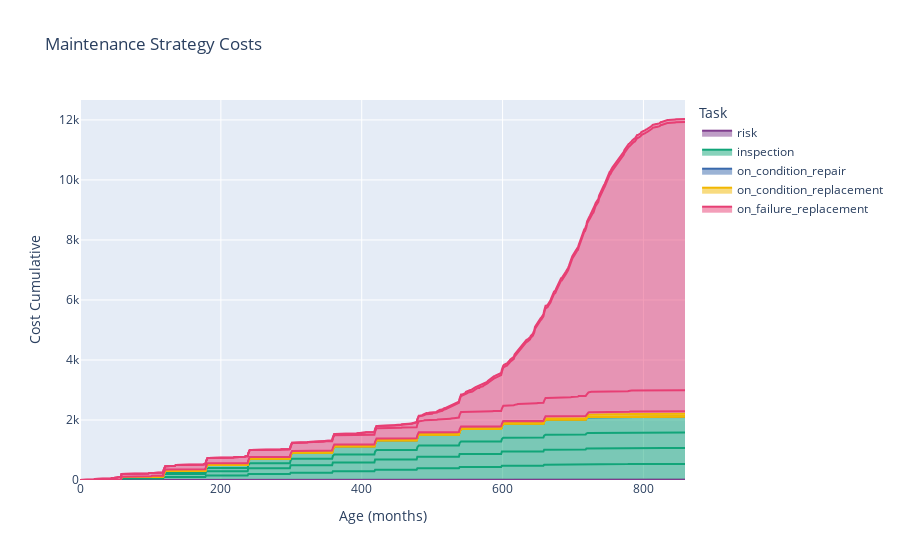

Notebook code for this chart:
### Markdown cell above
## Population Forecast Summary
To understand the real impact of a maintenance strategy it can be useful to understand what this looks like at a population level. This population can either be a sample population (i.e. the iterations that have been simulated out) or an acutal population (i.e. the fleet or cohort of assets that this will applied to). This requires summarising the net impact:

- fm: the failure mode
- ie(%): 

The results realised across the sample population:
- is
- cf
- ff
-prevented

The results projected onto a cohort of real assets:

### Code cell
comp.units = 'months'
comp.mc_timeline(t_end=200*12, n_iterations = 1000)
comp.expected_risk_cost_df()
comp.plot_ms()

### Figure 1 — Plotly figure (JSON) as saved in the notebook; plotly's stock layout.template omitted (floating-point values rounded to 4 significant figures; data arrays with more than 128 entries replaced by an {"elided": "..."} marker saying what was removed)
{"data": [{"hovertemplate": "Task=risk<br>Failure Mode=early_life<br>Age (months)=%{x}<br>Cost Cumulative=%{y}<extra></extra>", "legendgroup": "risk", "line": {"color": "rgb(127, 60, 141)"}, "mode": "lines", "name": "risk", "orientation": "v", "showlegend": true, "stackgroup": "1", "type": "scatter", "x": {"elided": "860 int values"}, "xaxis": "x", "y": {"elided": "860 float values"}, "yaxis": "y"}, {"hovertemplate": "Task=risk<br>Failure Mode=random<br>Age (months)=%{x}<br>Cost Cumulative=%{y}<extra></extra>", "legendgroup": "risk", "line": {"color": "rgb(127, 60, 141)"}, "mode": "lines", "name": "risk", "orientation": "v", "showlegend": false, "stackgroup": "1", "type": "scatter", "x": {"elided": "860 int values"}, "xaxis": "x", "y": {"elided": "860 float values"}, "yaxis": "y"}, {"hovertemplate": "Task=risk<br>Failure Mode=slow_aging<br>Age (months)=%{x}<br>Cost Cumulative=%{y}<extra></extra>", "legendgroup": "risk", "line": {"color": "rgb(127, 60, 141)"}, "mode": "lines", "name": "risk", "orientation": "v", "showlegend": false, "stackgroup": "1", "type": "scatter", "x": {"elided": "860 int values"}, "xaxis": "x", "y": {"elided": "860 float values"}, "yaxis": "y"}, {"hovertemplate": "Task=risk<br>Failure Mode=fast_aging<br>Age (months)=%{x}<br>Cost Cumulative=%{y}<extra></extra>", "legendgroup": "risk", "line": {"color": "rgb(127, 60, 141)"}, "mode": "lines", "name": "risk", "orientation": "v", "showlegend": false, "stackgroup": "1", "type": "scatter", "x": {"elided": "860 int values"}, "xaxis": "x", "y": {"elided": "860 float values"}, "yaxis": "y"}, {"hovertemplate": "Task=inspection<br>Failure Mode=early_life<br>Age (months)=%{x}<br>Cost Cumulative=%{y}<extra></extra>", "legendgroup": "inspection", "line": {"color": "rgb(17, 165, 121)"}, "mode": "lines", "name": "inspection", "orientation": "v", "showlegend": true, "stackgroup": "1", "type": "scatter", "x": {"elided": "860 int values"}, "xaxis": "x", "y": {"elided": "860 float values"}, "yaxis": "y"}, {"hovertemplate": "Task=inspection<br>Failure Mode=random<br>Age (months)=%{x}<br>Cost Cumulative=%{y}<extra></extra>", "legendgroup": "inspection", "line": {"color": "rgb(17, 165, 121)"}, "mode": "lines", "name": "inspection", "orientation": "v", "showlegend": false, "stackgroup": "1", "type": "scatter", "x": {"elided": "860 int values"}, "xaxis": "x", "y": {"elided": "860 float values"}, "yaxis": "y"}, {"hovertemplate": "Task=inspection<br>Failure Mode=slow_aging<br>Age (months)=%{x}<br>Cost Cumulative=%{y}<extra></extra>", "legendgroup": "inspection", "line": {"color": "rgb(17, 165, 121)"}, "mode": "lines", "name": "inspection", "orientation": "v", "showlegend": false, "stackgroup": "1", "type": "scatter", "x": {"elided": "860 int values"}, "xaxis": "x", "y": {"elided": "860 float values"}, "yaxis": "y"}, {"hovertemplate": "Task=inspection<br>Failure Mode=fast_aging<br>Age (months)=%{x}<br>Cost Cumulative=%{y}<extra></extra>", "legendgroup": "inspection", "line": {"color": "rgb(17, 165, 121)"}, "mode": "lines", "name": "inspection", "orientation": "v", "showlegend": false, "stackgroup": "1", "type": "scatter", "x": {"elided": "860 int values"}, "xaxis": "x", "y": {"elided": "860 float values"}, "yaxis": "y"}, {"hovertemplate": "Task=on_condition_repair<br>Failure Mode=slow_aging<br>Age (months)=%{x}<br>Cost Cumulative=%{y}<extra></extra>", "legendgroup": "on_condition_repair", "line": {"color": "rgb(57, 105, 172)"}, "mode": "lines", "name": "on_condition_repair", "orientation": "v", "showlegend": true, "stackgroup": "1", "type": "scatter", "x": {"elided": "860 int values"}, "xaxis": "x", "y": {"elided": "860 float values"}, "yaxis": "y"}, {"hovertemplate": "Task=on_condition_repair<br>Failure Mode=fast_aging<br>Age (months)=%{x}<br>Cost Cumulative=%{y}<extra></extra>", "legendgroup": "on_condition_repair", "line": {"color": "rgb(57, 105, 172)"}, "mode": "lines", "name": "on_condition_repair", "orientation": "v", "showlegend": false, "stackgroup": "1", "type": "scatter", "x": {"elided": "860 int values"}, "xaxis": "x", "y": {"elided": "860 float values"}, "yaxis": "y"}, {"hovertemplate": "Task=on_condition_replacement<br>Failure Mode=early_life<br>Age (months)=%{x}<br>Cost Cumulative=%{y}<extra></extra>", "legendgroup": "on_condition_replacement", "line": {"color": "rgb(242, 183, 1)"}, "mode": "lines", "name": "on_condition_replacement", "orientation": "v", "showlegend": true, "stackgroup": "1", "type": "scatter", "x": {"elided": "860 int values"}, "xaxis": "x", "y": {"elided": "860 int values"}, "yaxis": "y"}, {"hovertemplate": "Task=on_condition_replacement<br>Failure Mode=random<br>Age (months)=%{x}<br>Cost Cumulative=%{y}<extra></extra>", "legendgroup": "on_condition_replacement", "line": {"color": "rgb(242, 183, 1)"}, "mode": "lines", "name": "on_condition_replacement", "orientation": "v", "showlegend": false, "stackgroup": "1", "type": "scatter", "x": {"elided": "860 int values"}, "xaxis": "x", "y": {"elided": "860 int values"}, "yaxis": "y"}, {"hovertemplate": "Task=on_condition_replacement<br>Failure Mode=slow_aging<br>Age (months)=%{x}<br>Cost Cumulative=%{y}<extra></extra>", "legendgroup": "on_condition_replacement", "line": {"color": "rgb(242, 183, 1)"}, "mode": "lines", "name": "on_condition_replacement", "orientation": "v", "showlegend": false, "stackgroup": "1", "type": "scatter", "x": {"elided": "860 int values"}, "xaxis": "x", "y": {"elided": "860 int values"}, "yaxis": "y"}, {"hovertemplate": "Task=on_condition_replacement<br>Failure Mode=fast_aging<br>Age (months)=%{x}<br>Cost Cumulative=%{y}<extra></extra>", "legendgroup": "on_condition_replacement", "line": {"color": "rgb(242, 183, 1)"}, "mode": "lines", "name": "on_condition_replacement", "orientation": "v", "showlegend": false, "stackgroup": "1", "type": "scatter", "x": {"elided": "860 int values"}, "xaxis": "x", "y": {"elided": "860 int values"}, "yaxis": "y"}, {"hovertemplate": "Task=on_failure_replacement<br>Failure Mode=early_life<br>Age (months)=%{x}<br>Cost Cumulative=%{y}<extra></extra>", "legendgroup": "on_failure_replacement", "line": {"color": "rgb(231, 63, 116)"}, "mode": "lines", "name": "on_failure_replacement", "orientation": "v", "showlegend": true, "stackgroup": "1", "type": "scatter", "x": {"elided": "860 int values"}, "xaxis": "x", "y": {"elided": "860 int values"}, "yaxis": "y"}, {"hovertemplate": "Task=on_failure_replacement<br>Failure Mode=random<br>Age (months)=%{x}<br>Cost Cumulative=%{y}<extra></extra>", "legendgroup": "on_failure_replacement", "line": {"color": "rgb(231, 63, 116)"}, "mode": "lines", "name": "on_failure_replacement", "orientation": "v", "showlegend": false, "stackgroup": "1", "type": "scatter", "x": {"elided": "860 int values"}, "xaxis": "x", "y": {"elided": "860 int values"}, "yaxis": "y"}, {"hovertemplate": "Task=on_failure_replacement<br>Failure Mode=slow_aging<br>Age (months)=%{x}<br>Cost Cumulative=%{y}<extra></extra>", "legendgroup": "on_failure_replacement", "line": {"color": "rgb(231, 63, 116)"}, "mode": "lines", "name": "on_failure_replacement", "orientation": "v", "showlegend": false, "stackgroup": "1", "type": "scatter", "x": {"elided": "860 int values"}, "xaxis": "x", "y": {"elided": "860 int values"}, "yaxis": "y"}, {"hovertemplate": "Task=on_failure_replacement<br>Failure Mode=fast_aging<br>Age (months)=%{x}<br>Cost Cumulative=%{y}<extra></extra>", "legendgroup": "on_failure_replacement", "line": {"color": "rgb(231, 63, 116)"}, "mode": "lines", "name": "on_failure_replacement", "orientation": "v", "showlegend": false, "stackgroup": "1", "type": "scatter", "x": {"elided": "860 int values"}, "xaxis": "x", "y": {"elided": "860 int values"}, "yaxis": "y"}], "layout": {"legend": {"title": {"text": "Task"}, "tracegroupgap": 0}, "title": {"text": "Maintenance Strategy Costs"}, "xaxis": {"anchor": "y", "automargin": true, "domain": [0, 1], "title": {"text": "Age (months)"}}, "yaxis": {"anchor": "x", "automargin": true, "domain": [0, 1], "title": {"text": "Cost Cumulative"}}}}
